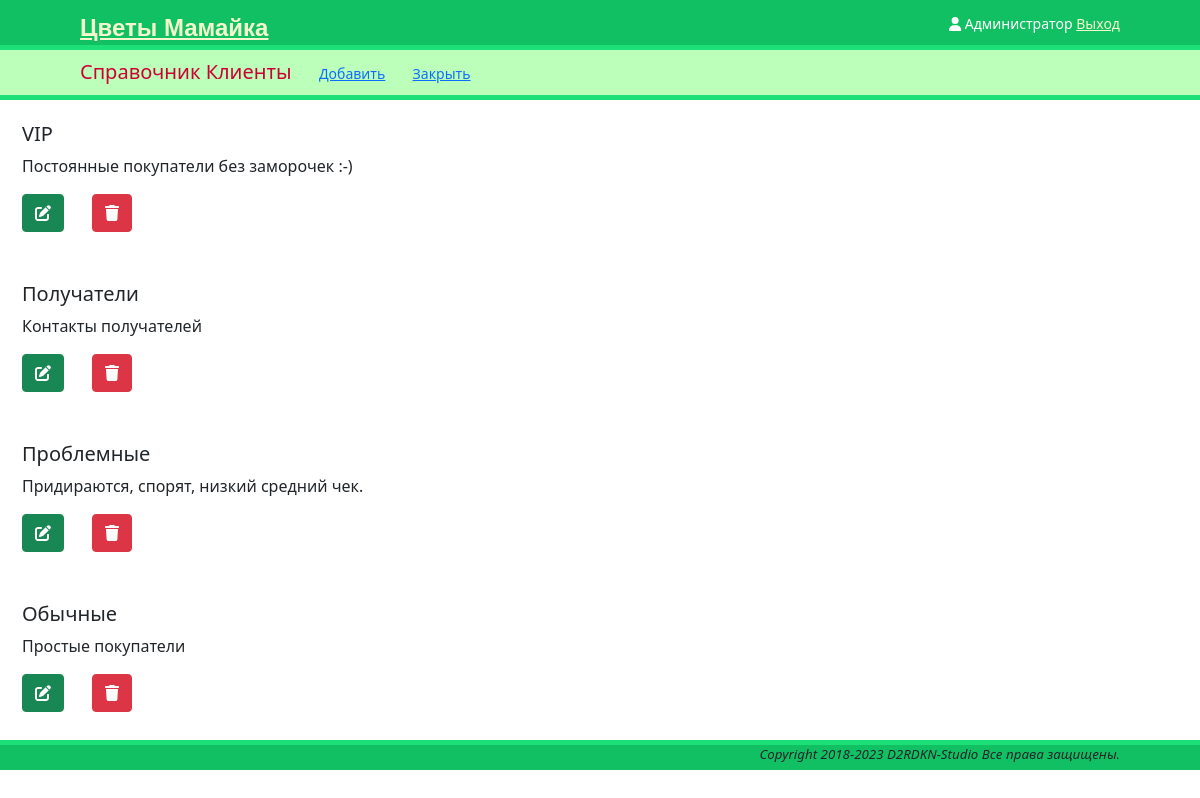
/references/contacts/groups/ (signed in), run on an earlier commit of the app's database.
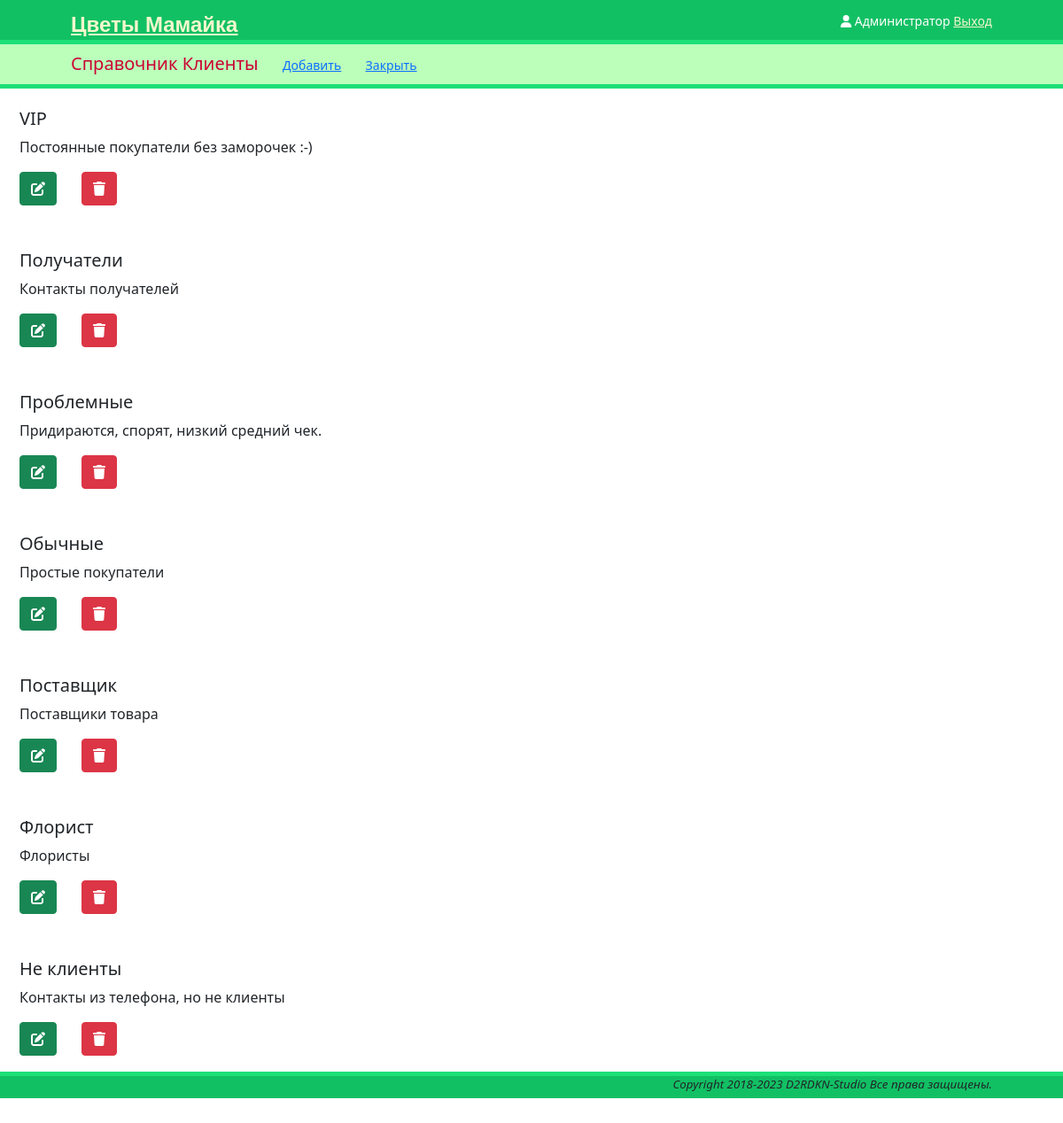
And on a later commit of the database.
### references/contacts/models.py (models this page shows, shortened)
class ContactGroup(models.Model):
    title = models.CharField(max_length=64, unique=True, db_index=True,
                             verbose_name='Наименование')
    parent = models.ForeignKey('self', blank=True, null=True,
                               on_delete=models.SET_NULL,
                               verbose_name='Группа')
    description = models.TextField(blank=True, null=True,
                                   verbose_name='Описание')
    class Meta:
        verbose_name = 'Группа клиентов'
        verbose_name_plural = 'Группы клиентов'

### references/contacts/views.py (the view)
# urls.py: path('groups/', contacts_views.contact_groups, name='contact_groups_edit'),
@login_required
def contact_groups(request):
    groups = ContactGroup.objects.all()
    return render(request, 'references/contacts/groups.html', {'groups': groups})

### templates/references/contacts/groups.html (shortened to what this page needs)
{% extends "onepage.html" %}
{% block subheader %}
    <h5 class="inline"> Справочник Клиенты </h5>
    <a href="{% url 'contact_groups_new' %}" class="btn-view">Добавить</a>
    <a href="{% url 'contacts_list' %}" class="btn-view">Закрыть</a>
{% endblock %}
{% block main %}
    {% for el in groups %}
        <div class="alert tablegroups">
            <h5>{% if el.parent%} {{ el.parent }}/ {% endif %}{{ el.title}}</h5>
            <p>{{el.description}}</p>
            <a href="{% url 'contact_group_edit' el.id %}" class="btn btn-success"><i class="fa-solid fa-pen-to-square"></i></a>
            <a href="{% url 'contact_group_delete' el.id %}" class="btn btn-danger"><i class="fa-solid fa-trash"></i></a>
        </div>
    {%endfor%}
{% endblock %}

What changed in the data, as far as the page shows it:
added ContactGroup: title "Поставщик", description "Поставщики товара"
added ContactGroup: title "Флорист", description "Флористы"
added ContactGroup: title "Не клиенты", description "Контакты из телефона, но не клиенты"
